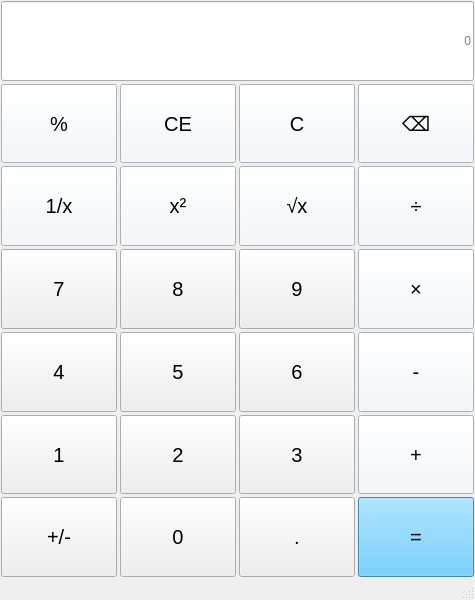
<?xml version="1.0" encoding="UTF-8"?>
<ui version="4.0">
 <class>MainWindow</class>
 <widget class="QMainWindow" name="MainWindow">
  <property name="geometry">
   <rect>
    <x>0</x>
    <y>0</y>
    <width>475</width>
    <height>600</height>
   </rect>
  </property>
  <property name="sizePolicy">
   <sizepolicy hsizetype="Expanding" vsizetype="Expanding">
    <horstretch>0</horstretch>
    <verstretch>0</verstretch>
   </sizepolicy>
  </property>
  <property name="minimumSize">
   <size>
    <width>400</width>
    <height>600</height>
   </size>
  </property>
  <property name="windowTitle">
   <string>计算器-区文辉-202241321034210342</string>
  </property>
  <property name="styleSheet">
   <string notr="true">QPushButton{
	font-size:20px
}

QPushButton:hover{
	background-color: rgb(200, 200, 200);
	font-size:20px;
	bonder-radius:15px
}</string>
  </property>
  <widget class="QWidget" name="centralwidget">
   <layout class="QHBoxLayout" name="horizontalLayout">
    <property name="spacing">
     <number>3</number>
    </property>
    <property name="leftMargin">
     <number>1</number>
    </property>
    <property name="topMargin">
     <number>1</number>
    </property>
    <property name="rightMargin">
     <number>1</number>
    </property>
    <property name="bottomMargin">
     <number>1</number>
    </property>
    <item>
     <layout class="QGridLayout" name="gridLayout_2">
      <item row="1" column="0">
       <widget class="QPushButton" name="precentBtn">
        <property name="sizePolicy">
         <sizepolicy hsizetype="Minimum" vsizetype="Minimum">
          <horstretch>0</horstretch>
          <verstretch>0</verstretch>
         </sizepolicy>
        </property>
        <property name="styleSheet">
         <string notr="true">background-color: rgb(240, 248, 255);</string>
        </property>
        <property name="text">
         <string>%</string>
        </property>
       </widget>
      </item>
      <item row="5" column="0">
       <widget class="QPushButton" name="number1Btn">
        <property name="sizePolicy">
         <sizepolicy hsizetype="Minimum" vsizetype="Minimum">
          <horstretch>0</horstretch>
          <verstretch>0</verstretch>
         </sizepolicy>
        </property>
        <property name="text">
         <string>1</string>
        </property>
       </widget>
      </item>
      <item row="5" column="3">
       <widget class="QPushButton" name="addBtn">
        <property name="sizePolicy">
         <sizepolicy hsizetype="Minimum" vsizetype="Minimum">
          <horstretch>0</horstretch>
          <verstretch>0</verstretch>
         </sizepolicy>
        </property>
        <property name="styleSheet">
         <string notr="true">background-color: rgb(240, 248, 255);</string>
        </property>
        <property name="text">
         <string>+</string>
        </property>
       </widget>
      </item>
      <item row="4" column="1">
       <widget class="QPushButton" name="number5Btn">
        <property name="sizePolicy">
         <sizepolicy hsizetype="Minimum" vsizetype="Minimum">
          <horstretch>0</horstretch>
          <verstretch>0</verstretch>
         </sizepolicy>
        </property>
        <property name="text">
         <string>5</string>
        </property>
       </widget>
      </item>
      <item row="4" column="2">
       <widget class="QPushButton" name="number6Btn">
        <property name="sizePolicy">
         <sizepolicy hsizetype="Minimum" vsizetype="Minimum">
          <horstretch>0</horstretch>
          <verstretch>0</verstretch>
         </sizepolicy>
        </property>
        <property name="text">
         <string>6</string>
        </property>
       </widget>
      </item>
      <item row="3" column="2">
       <widget class="QPushButton" name="number9Btn">
        <property name="sizePolicy">
         <sizepolicy hsizetype="Minimum" vsizetype="Minimum">
          <horstretch>0</horstretch>
          <verstretch>0</verstretch>
         </sizepolicy>
        </property>
        <property name="text">
         <string>9</string>
        </property>
       </widget>
      </item>
      <item row="2" column="3">
       <widget class="QPushButton" name="divideBtn">
        <property name="sizePolicy">
         <sizepolicy hsizetype="Minimum" vsizetype="Minimum">
          <horstretch>0</horstretch>
          <verstretch>0</verstretch>
         </sizepolicy>
        </property>
        <property name="styleSheet">
         <string notr="true">background-color: rgb(240, 248, 255);</string>
        </property>
        <property name="text">
         <string>÷</string>
        </property>
       </widget>
      </item>
      <item row="2" column="2">
       <widget class="QPushButton" name="rootingBtn">
        <property name="sizePolicy">
         <sizepolicy hsizetype="Minimum" vsizetype="Minimum">
          <horstretch>0</horstretch>
          <verstretch>0</verstretch>
         </sizepolicy>
        </property>
        <property name="styleSheet">
         <string notr="true">background-color: rgb(240, 248, 255);</string>
        </property>
        <property name="text">
         <string>√x</string>
        </property>
       </widget>
      </item>
      <item row="1" column="2">
       <widget class="QPushButton" name="clearBtn">
        <property name="sizePolicy">
         <sizepolicy hsizetype="Minimum" vsizetype="Minimum">
          <horstretch>0</horstretch>
          <verstretch>0</verstretch>
         </sizepolicy>
        </property>
        <property name="styleSheet">
         <string notr="true">background-color: rgb(240, 248, 255);</string>
        </property>
        <property name="text">
         <string>C</string>
        </property>
       </widget>
      </item>
      <item row="6" column="0">
       <widget class="QPushButton" name="plusMiunsBtn">
        <property name="sizePolicy">
         <sizepolicy hsizetype="Minimum" vsizetype="Minimum">
          <horstretch>0</horstretch>
          <verstretch>0</verstretch>
         </sizepolicy>
        </property>
        <property name="text">
         <string>+/-</string>
        </property>
       </widget>
      </item>
      <item row="6" column="2">
       <widget class="QPushButton" name="pointBtn">
        <property name="sizePolicy">
         <sizepolicy hsizetype="Minimum" vsizetype="Minimum">
          <horstretch>0</horstretch>
          <verstretch>0</verstretch>
         </sizepolicy>
        </property>
        <property name="text">
         <string>.</string>
        </property>
       </widget>
      </item>
      <item row="6" column="1">
       <widget class="QPushButton" name="number0Btn">
        <property name="sizePolicy">
         <sizepolicy hsizetype="Minimum" vsizetype="Minimum">
          <horstretch>0</horstretch>
          <verstretch>0</verstretch>
         </sizepolicy>
        </property>
        <property name="styleSheet">
         <string notr="true"/>
        </property>
        <property name="text">
         <string>0</string>
        </property>
       </widget>
      </item>
      <item row="3" column="1">
       <widget class="QPushButton" name="number8Btn">
        <property name="sizePolicy">
         <sizepolicy hsizetype="Minimum" vsizetype="Minimum">
          <horstretch>0</horstretch>
          <verstretch>0</verstretch>
         </sizepolicy>
        </property>
        <property name="text">
         <string>8</string>
        </property>
       </widget>
      </item>
      <item row="1" column="1">
       <widget class="QPushButton" name="clearEntryBtn">
        <property name="sizePolicy">
         <sizepolicy hsizetype="Minimum" vsizetype="Minimum">
          <horstretch>0</horstretch>
          <verstretch>0</verstretch>
         </sizepolicy>
        </property>
        <property name="styleSheet">
         <string notr="true">background-color: rgb(240, 248, 255);</string>
        </property>
        <property name="text">
         <string>CE</string>
        </property>
       </widget>
      </item>
      <item row="2" column="1">
       <widget class="QPushButton" name="squareBtn">
        <property name="sizePolicy">
         <sizepolicy hsizetype="Minimum" vsizetype="Minimum">
          <horstretch>0</horstretch>
          <verstretch>0</verstretch>
         </sizepolicy>
        </property>
        <property name="styleSheet">
         <string notr="true">background-color: rgb(240, 248, 255);</string>
        </property>
        <property name="text">
         <string>x²</string>
        </property>
       </widget>
      </item>
      <item row="0" column="0" colspan="4">
       <widget class="QLineEdit" name="displayString">
        <property name="sizePolicy">
         <sizepolicy hsizetype="Expanding" vsizetype="Preferred">
          <horstretch>0</horstretch>
          <verstretch>0</verstretch>
         </sizepolicy>
        </property>
        <property name="alignment">
         <set>Qt::AlignRight|Qt::AlignTrailing|Qt::AlignVCenter</set>
        </property>
        <property name="placeholderText">
         <string>0</string>
        </property>
       </widget>
      </item>
      <item row="1" column="3">
       <widget class="QPushButton" name="deleteBtn">
        <property name="sizePolicy">
         <sizepolicy hsizetype="Minimum" vsizetype="Minimum">
          <horstretch>0</horstretch>
          <verstretch>0</verstretch>
         </sizepolicy>
        </property>
        <property name="styleSheet">
         <string notr="true">background-color: rgb(240, 248, 255);</string>
        </property>
        <property name="text">
         <string>⌫</string>
        </property>
       </widget>
      </item>
      <item row="3" column="0">
       <widget class="QPushButton" name="number7Btn">
        <property name="sizePolicy">
         <sizepolicy hsizetype="Minimum" vsizetype="Minimum">
          <horstretch>0</horstretch>
          <verstretch>0</verstretch>
         </sizepolicy>
        </property>
        <property name="text">
         <string>7</string>
        </property>
       </widget>
      </item>
      <item row="4" column="3">
       <widget class="QPushButton" name="subtractionBtn">
        <property name="sizePolicy">
         <sizepolicy hsizetype="Minimum" vsizetype="Minimum">
          <horstretch>0</horstretch>
          <verstretch>0</verstretch>
         </sizepolicy>
        </property>
        <property name="styleSheet">
         <string notr="true">background-color: rgb(240, 248, 255);</string>
        </property>
        <property name="text">
         <string>-</string>
        </property>
       </widget>
      </item>
      <item row="2" column="0">
       <widget class="QPushButton" name="fractionBtn">
        <property name="sizePolicy">
         <sizepolicy hsizetype="Minimum" vsizetype="Minimum">
          <horstretch>0</horstretch>
          <verstretch>0</verstretch>
         </sizepolicy>
        </property>
        <property name="styleSheet">
         <string notr="true">background-color: rgb(240, 248, 255);</string>
        </property>
        <property name="text">
         <string>1/x</string>
        </property>
       </widget>
      </item>
      <item row="4" column="0">
       <widget class="QPushButton" name="number4Btn">
        <property name="sizePolicy">
         <sizepolicy hsizetype="Minimum" vsizetype="Minimum">
          <horstretch>0</horstretch>
          <verstretch>0</verstretch>
         </sizepolicy>
        </property>
        <property name="text">
         <string>4</string>
        </property>
       </widget>
      </item>
      <item row="5" column="2">
       <widget class="QPushButton" name="number3Btn">
        <property name="sizePolicy">
         <sizepolicy hsizetype="Minimum" vsizetype="Minimum">
          <horstretch>0</horstretch>
          <verstretch>0</verstretch>
         </sizepolicy>
        </property>
        <property name="text">
         <string>3</string>
        </property>
       </widget>
      </item>
      <item row="6" column="3">
       <widget class="QPushButton" name="equalBtn">
        <property name="sizePolicy">
         <sizepolicy hsizetype="Minimum" vsizetype="Minimum">
          <horstretch>0</horstretch>
          <verstretch>0</verstretch>
         </sizepolicy>
        </property>
        <property name="styleSheet">
         <string notr="true">background-color: rgb(76, 194, 255);</string>
        </property>
        <property name="text">
         <string>=</string>
        </property>
       </widget>
      </item>
      <item row="5" column="1">
       <widget class="QPushButton" name="number2Btn">
        <property name="sizePolicy">
         <sizepolicy hsizetype="Minimum" vsizetype="Minimum">
          <horstretch>0</horstretch>
          <verstretch>0</verstretch>
         </sizepolicy>
        </property>
        <property name="text">
         <string>2</string>
        </property>
       </widget>
      </item>
      <item row="3" column="3">
       <widget class="QPushButton" name="multiplyBtn">
        <property name="sizePolicy">
         <sizepolicy hsizetype="Minimum" vsizetype="Minimum">
          <horstretch>0</horstretch>
          <verstretch>0</verstretch>
         </sizepolicy>
        </property>
        <property name="styleSheet">
         <string notr="true">background-color: rgb(240, 248, 255);</string>
        </property>
        <property name="text">
         <string>×</string>
        </property>
       </widget>
      </item>
     </layout>
    </item>
   </layout>
  </widget>
  <widget class="QMenuBar" name="menubar">
   <property name="geometry">
    <rect>
     <x>0</x>
     <y>0</y>
     <width>475</width>
     <height>21</height>
    </rect>
   </property>
  </widget>
  <widget class="QStatusBar" name="statusbar"/>
 </widget>
 <resources/>
 <connections/>
</ui>
